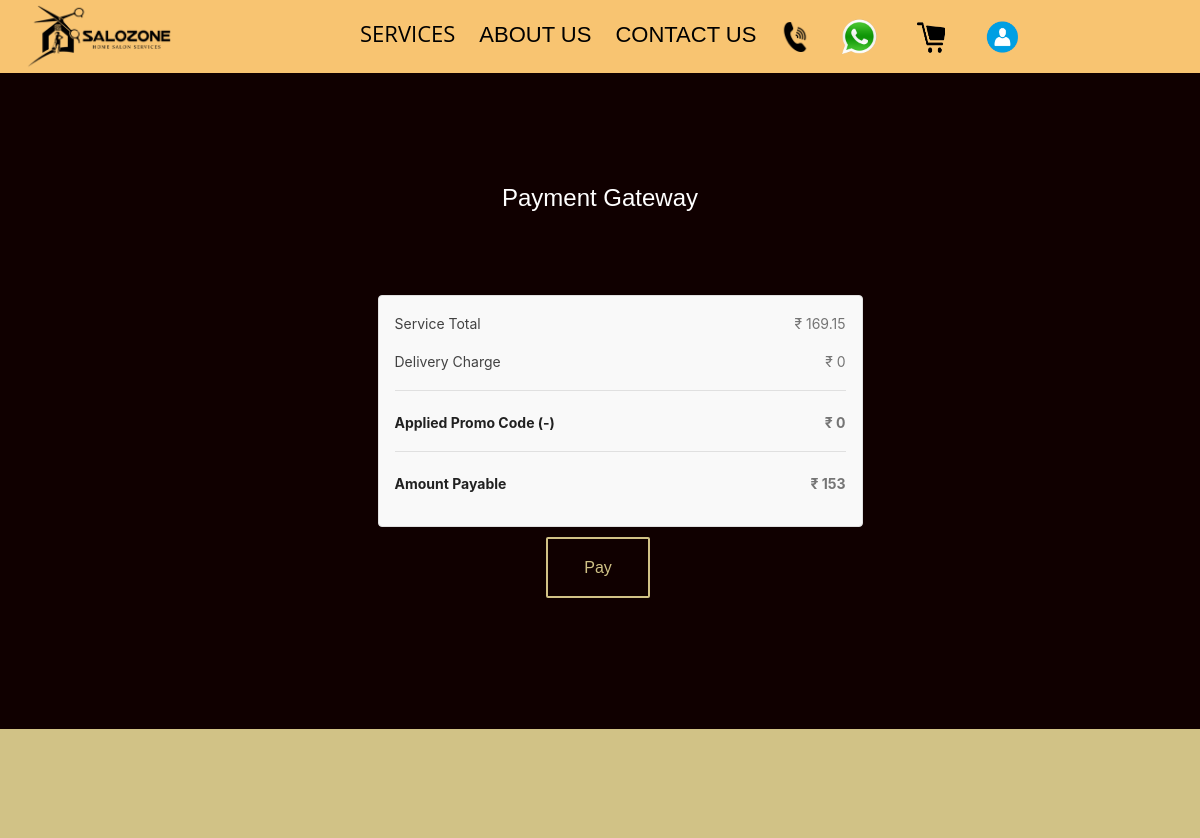
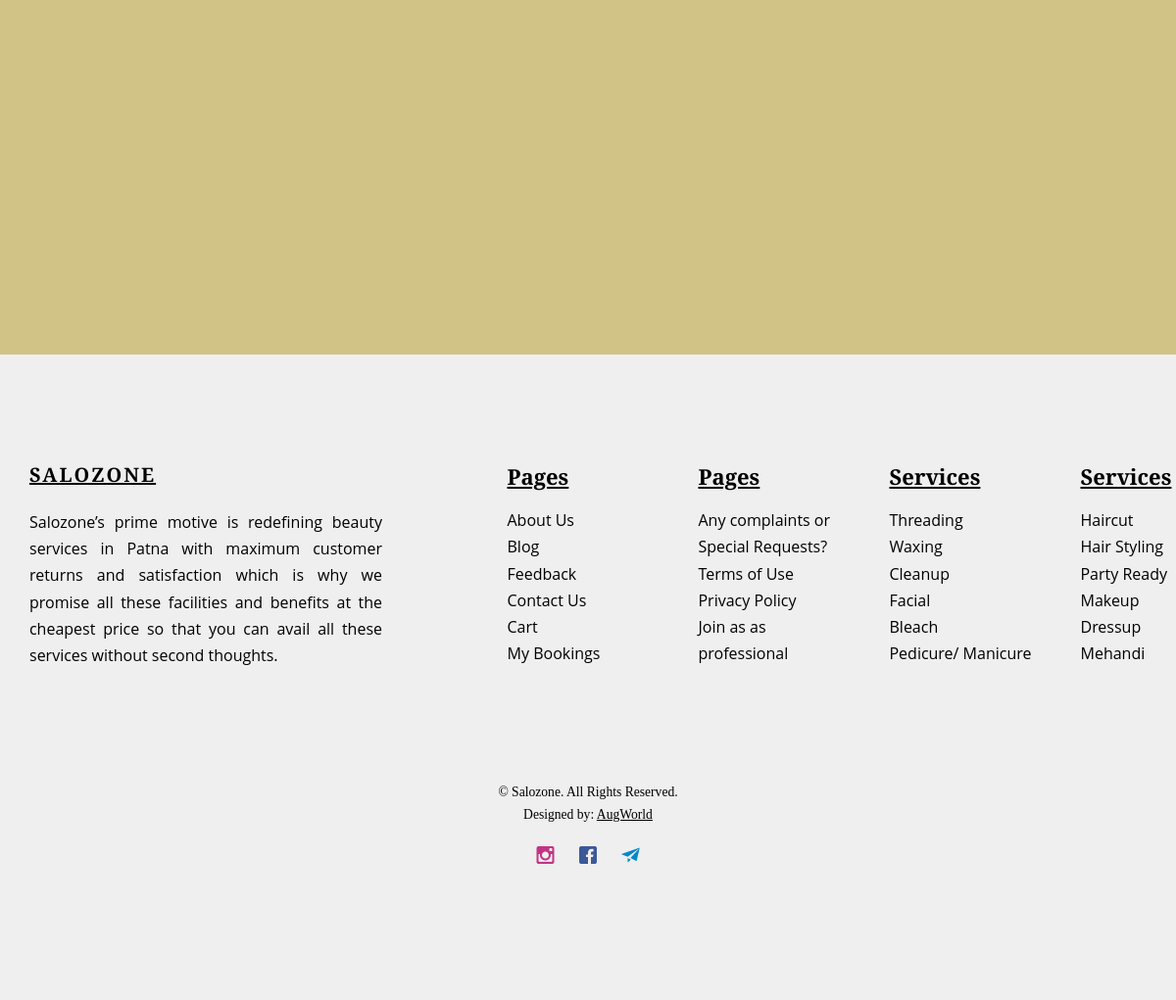
The page /payment_later.php?id=21&order=1566672321 (signed in) on the database its author committed (2 pictures, top to bottom).
### tables this page shows
CREATE TABLE `order_items` (
  `id` int(5) NOT NULL,
  `user_id` int(11) NOT NULL,
  `order_id` int(10) NOT NULL,
  `order_date` date NOT NULL,
  `order_time` time(6) NOT NULL,
  `gross_amt` int(10) NOT NULL,
  `order_status` int(10) NOT NULL,
  `payment_type` int(10) NOT NULL,
  `payment_status` int(10) NOT NULL,
  `order_item` varchar(20) NOT NULL,
  `order_amt` varchar(10) NOT NULL,
  `order_qty` varchar(10) NOT NULL,
  `tot_qty` varchar(10) NOT NULL,
  `order_tot_amt` varchar(10) NOT NULL,
  `delivery_amt` varchar(10) NOT NULL,
  `coupon_id` varchar(20) NOT NULL,
  `coupon_amt` int(10) NOT NULL,
  `datetime` datetime(6) NOT NULL
);

### payment_later.php (the view, shortened to what this page needs)
<?php
include('header.php');
if(isset($_GET["id"]) && isset($_GET["order"])) {
	$customer = mysqli_query($con, "SELECT * FROM `customer` WHERE `cust_id` = '".$_COOKIE['username']."'");
	$customer1 = mysqli_fetch_array($customer);
	$order = mysqli_query($con, "SELECT * FROM `order_items` WHERE `user_id` = '".$customer1['cust_id']."' AND `id` = '".$_GET["id"]."' AND `order_id` = '".$_GET["order"]."' AND `payment_status` = '0'");
	$count = mysqli_num_rows($order);
	if($count == 1) {
	$order1 = mysqli_fetch_array($order);
$total = $order1['order_tot_amt'];
$delivery = $order1['delivery_amt'];
$coupon = $order1['coupon_amt'];
$amount = $order1['gross_amt'];
?>
<link rel="stylesheet" href="css/qaModalChunk-0c3d9f415163febe1e74.css">
	<div id="fh5co-contact">
		<div class="container">
			<div class="row">
				<div class="col-md-6 col-md-offset-3 animate-box">
					<h3 class="text-center">Payment Gateway</h3>
					<div class="col-md-12">
						  <form action="#" name="payment_form" id="payment_form">
							<div class="row form-group">
								<div class="col-md-6">
								</div>
							</div>
							<div class="row form-group">
								<div class="col-md-6">
								</div>
								<div class="col-md-6">
								</div>
							</div>
							<div class="row form-group">
								<div class="col-md-6">
								</div>
								<div class="col-md-6">
								</div>
							</div>
							<div class="row form-group">
								<div class="col-md-12">
								</div>
							</div>
							<ul class="_2mioG8IfFu0HyLapNQp2db">
								<div class="_3pUB-LDjlpx6e9ACL8E_1x _1ztQTskd2_GRzGb0OH6YwR" style="">
									<div class="hPO8BoyBkYEU2ujeCWJgk H1Lb6afUHKzH-OTelE23x" style="font-size: 14px;">
										<div class="_1kb-XXNt4wePQ_svwAQnhG">Service Total</div>
										<div class="_36rMyLl0yKiOS-udBUSM8a" style="color: rgb(117, 117, 117);">₹ <?php echo($total); ?></div>
									</div>
									<div class="hPO8BoyBkYEU2ujeCWJgk H1Lb6afUHKzH-OTelE23x" style="font-size: 14px;">
										<div class="_1kb-XXNt4wePQ_svwAQnhG">Delivery Charge</div>
										<div class="_36rMyLl0yKiOS-udBUSM8a" style="color: rgb(117, 117, 117);">₹ <?php echo($delivery); ?></div>
									</div>
									<?php if($coupon != '') { ?>
										<div class="hPO8BoyBkYEU2ujeCWJgk _1ovga__v3v_0DJ3-9UggBS H1Lb6afUHKzH-OTelE23x" style="font-size: 14px;">
											<div class="_1kb-XXNt4wePQ_svwAQnhG">Applied Promo Code (-)</div>
											<div class="_36rMyLl0yKiOS-udBUSM8a" style="color: rgb(117, 117, 117);">₹ <?php echo($coupon); ?></div>
										</div>
									<?php } ?>
									<div class="hPO8BoyBkYEU2ujeCWJgk _1ovga__v3v_0DJ3-9UggBS H1Lb6afUHKzH-OTelE23x" style="font-size: 14px;">
										<div class="_1kb-XXNt4wePQ_svwAQnhG">Amount Payable</div>
										<div class="_36rMyLl0yKiOS-udBUSM8a" style="color: rgb(117, 117, 117);">₹ <?php echo($amount); ?></div>
									</div>
								</div>
							</ul>
							<div class="form-group text-center">
								<input type="submit" value="Pay" class="btn btn-primary btn-outline btn-lg" onclick="launchBOLT(); return false;" />
							</div>
						  </form>
					</div>
				</div>
			</div>
		</div>
	</div>
<?php 	} else {
			echo "<center><h3 class='text-danger'>Wrong order payment...</h3></center>";
		}
	} else {
		header("Location:index.php");
	}
include('footer.php'); ?>

### css/style.css (style rules this page uses)
body { font-family: "Playfair Display", serif; font-weight: 400; font-size: 16px; line-height: 1.7; color: white; background: #100000; }
h1, h2, h3, h4, h5, h6, figure { color: white; font-family: "Montserrat", Arial, sans-serif; font-weight: 400; margin: 0 0 20px 0; }
#fh5co-services, #fh5co-started, #fh5co-testimonial, #fh5co-started, #fh5co-product, #fh5co-about, #fh5co-contact, #fh5co-footer { padding: 7em 0; clear: both; }
.btn { margin-right: 4px; margin-bottom: 4px; font-family: "Montserrat", Arial, sans-serif; font-size: 16px; font-weight: 400; -webkit-border-radius: 2px; -moz-border-radius: 2px; -ms-border-radius: 2px; border-radius: 2px; -webkit-transition: 0.5s; -o-transition: 0.5s; transition: 0.5s; padding: 8px 20px; }
.btn.btn-lg { padding: 18px 36px !important; }
.btn-primary { background: #d1c286; color: #fff; border: 2px solid #d1c286; }
.btn-primary.btn-outline { background: transparent; color: #d1c286; border: 2px solid #d1c286; }
.btn-outline { background: none; border: 2px solid gray; font-size: 16px; -webkit-transition: 0.3s; -o-transition: 0.3s; transition: 0.3s; }
.js .animate-box { opacity: 0; }

### rows shown on the page
order_items: order_tot_amt "169.15", delivery_amt "0", coupon_amt "0", gross_amt "153"
